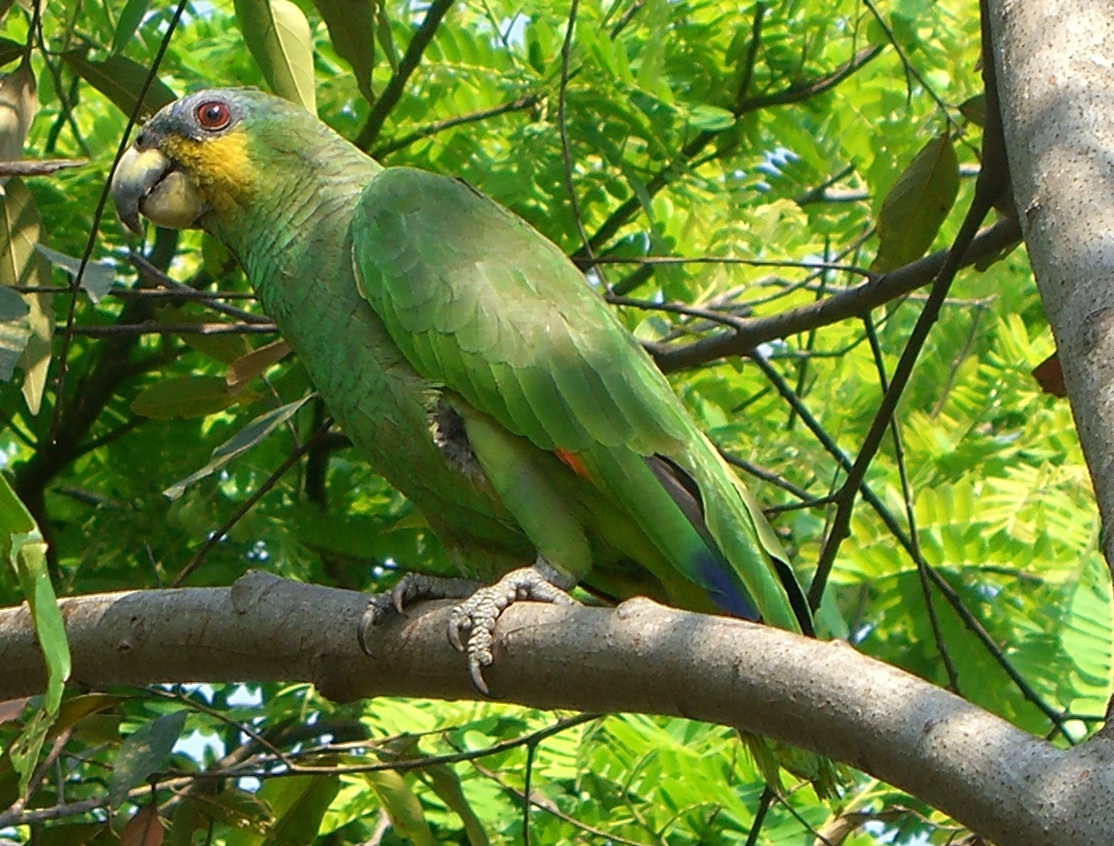
#> input picture AmazonParrot.jpg, 1114 x 846 px, found by its file name
$ jupyter execute ContrastStretch.ipynb
#> lines starting #> are read from the running program, lines starting #| are printed output that depends on the picture
[cell 1]
import matplotlib.pyplot as plt
import matplotlib.image as mpimg     # read in image with mathplotlib
import matplotlib.pylab as pylab
import numpy as np
from PIL import Image
from skimage import data, img_as_ubyte

[cell 2]
im = Image.open("C:/Users/nalindrenn/Desktop/AmazonParrot.jpg")
#> im is the input picture: PIL image 1114x846 RGB; mean R, G, B 100.8, 126, 53.8
im.show()

[cell 3]
def plot_image(image, title=''):
    pylab.title(title,size=20), pylab.imshow(image)
    pylab.axis('off')

def plot_hist(r, g, b, title=''):
    r,g,b = img_as_ubyte(r), img_as_ubyte(g), img_as_ubyte(b)
    pylab.hist(np.array(r).ravel(),bins=256, range=(0,256), color='r', alpha=0.5)
    pylab.hist(np.array(g).ravel(),bins=256, range=(0,256), color='g', alpha=0.5)
    pylab.hist(np.array(b).ravel(),bins=256, range=(0,256), color='b', alpha=0.5)
    pylab.xlabel('pixel value', size=20), pylab.ylabel('frequency',size=20)
    pylab.title(title,size=20)

[cell 4]
im_r, im_g, im_b =im.split()
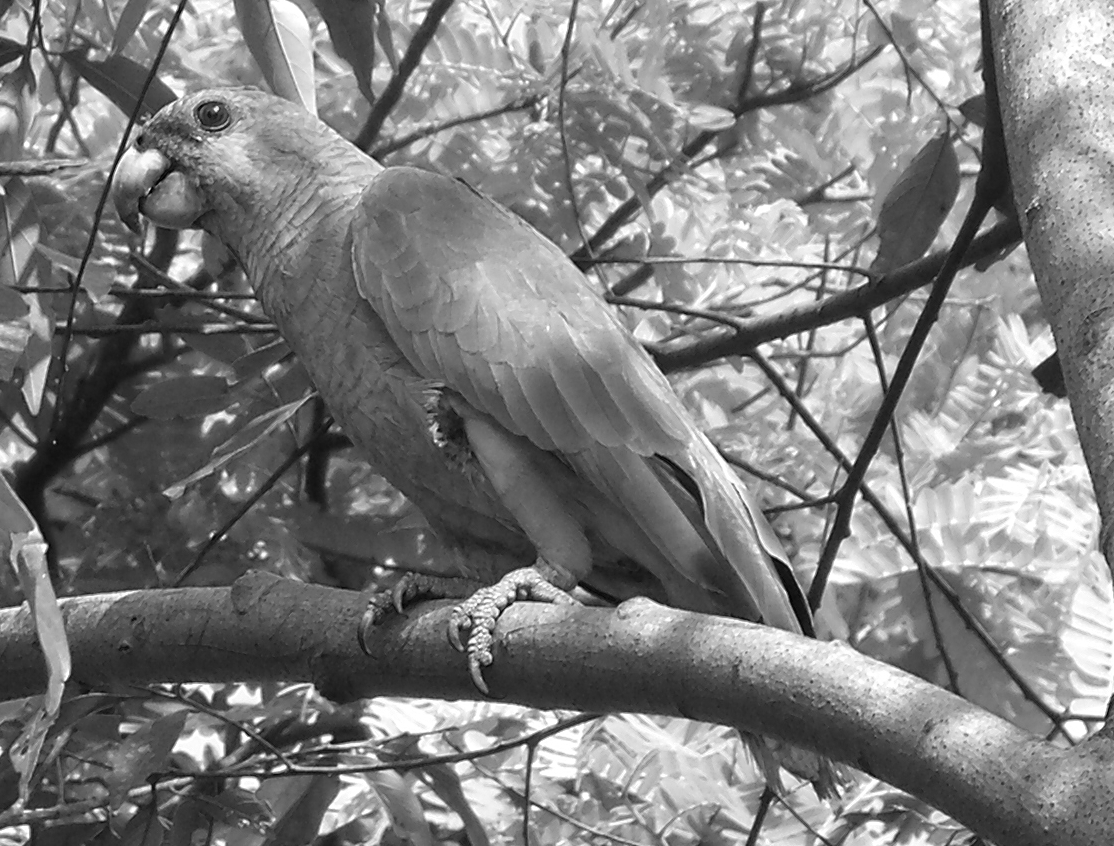
#> im_g: PIL image 1114x846 L; min 0, max 255, mean 126
pylab.style.use('ggplot')
pylab.figure(figsize=(15,5))
pylab.subplot(121),plot_image(im, 'original image')
pylab.subplot(122), plot_hist(im_r,im_g,im_b,'histogram for RGB channels')
pylab.show()
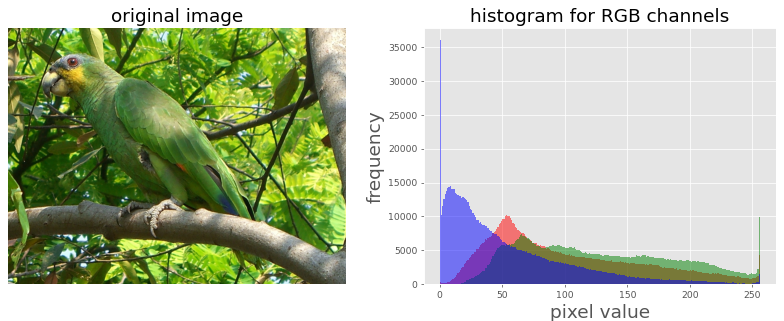
#> figure drawn by matplotlib, 2 panels; panel 2: tallest bar 10161 high, from x = 53 to 54; panel 2: tallest bar 9934 high, from x = 255 to 256; panel 2: tallest bar 36026 high, from x = 0 to 1

[cell 5]
multiBands = im.split()

[cell 6]
def normalizedRed(intensity):
    iI =intensity

    minI = 0
    maxI = 120

    minO = 0
    maxO = 255

    io = (iI-minI)*(((maxO-minO)/(maxI-minI)) + minO)
    return io

[cell 7]
def normalizedGreen(intensity):
    iI =intensity

    minI = 0
    maxI = 120

    minO = 0
    maxO = 255

    io = (iI-minI)*(((maxO-minO)/(maxI-minI)) + minO)
    return io

[cell 8]
def normalizedBlue(intensity):
    iI =intensity

    minI = 0
    maxI = 180

    minO = 0
    maxO = 255

    io = (iI-minI)*(((maxO-minO)/(maxI-minI)) + minO)
    return io

[cell 9]
normalizedRedBand = multiBands[0].point(normalizedRed)
normalizedGreenBand = multiBands[1].point(normalizedGreen)
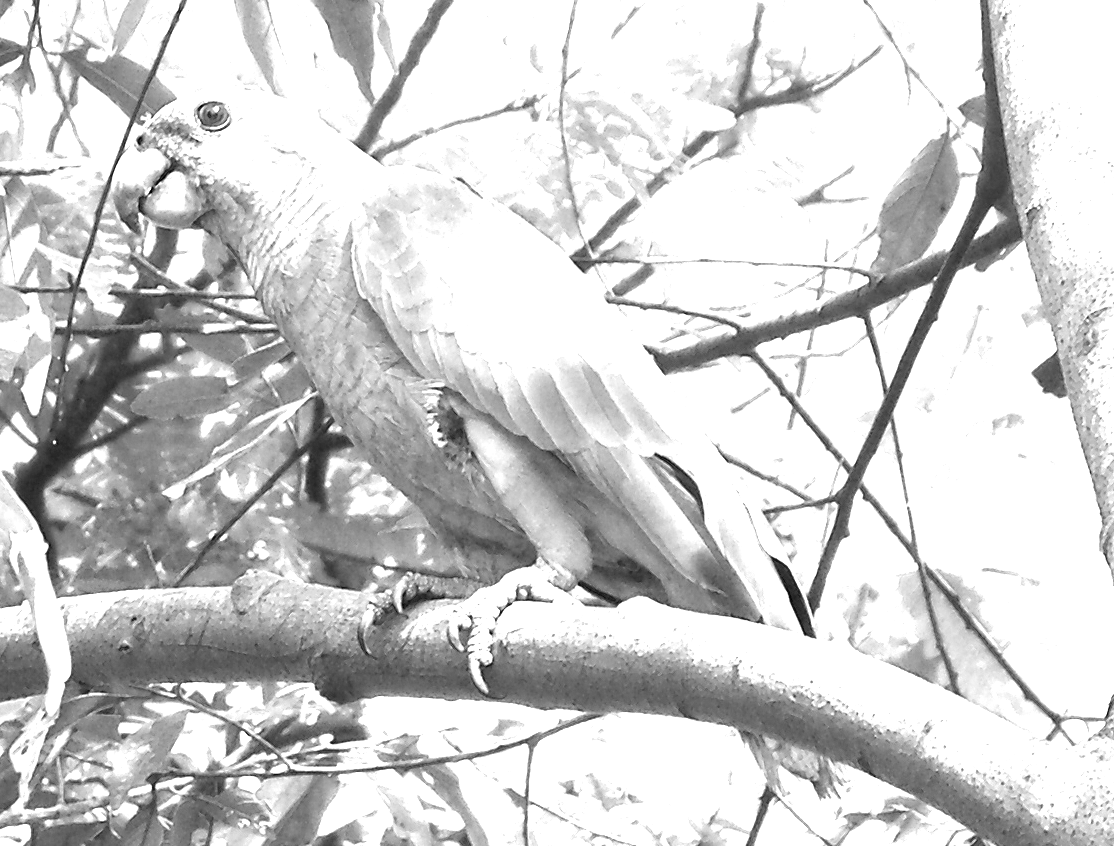
#> normalizedGreenBand: PIL image 1114x846 L; min 0, max 255, mean 206.9
normalizedBlueBand = multiBands[2].point(normalizedBlue)
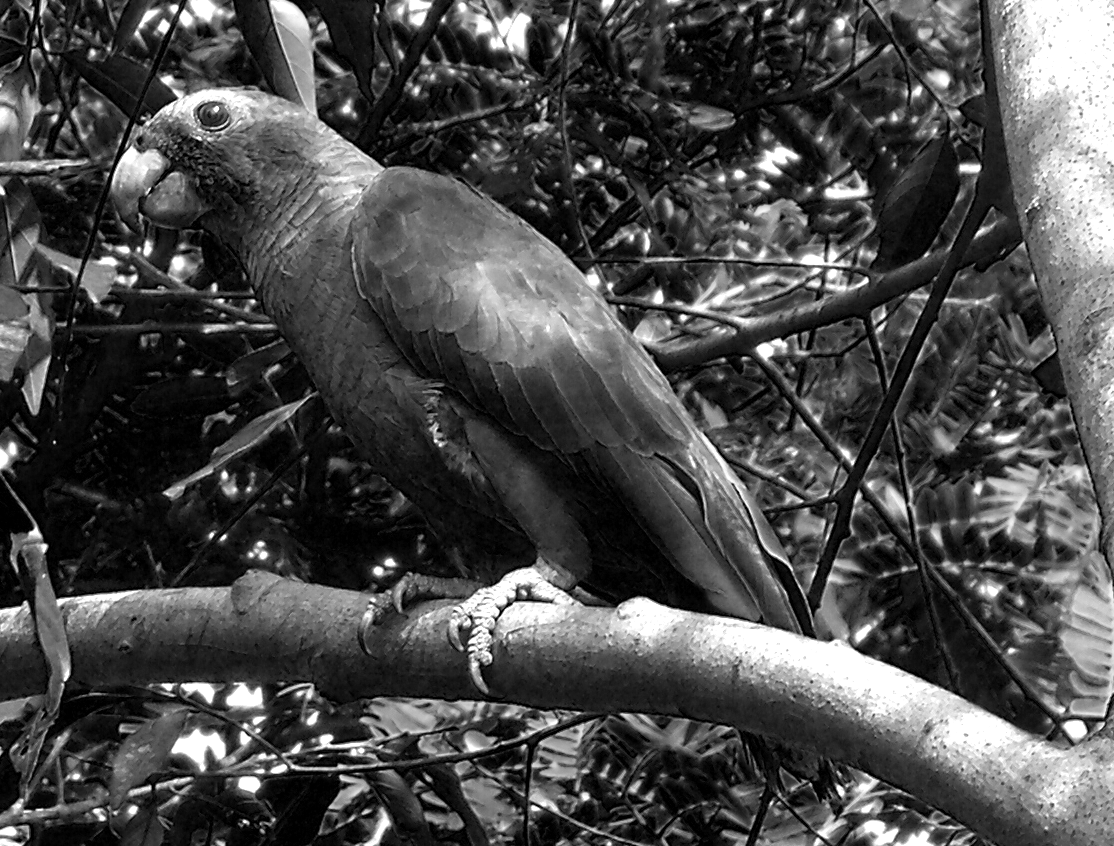
#> normalizedBlueBand: PIL image 1114x846 L; min 0, max 255, mean 75

normalizedImage=Image.merge("RGB",(normalizedRebBand, normalizedGreenBand, normalizedBlueBand))

[cell 10]
normalizedImage=Image.merge("RGB",(normalizedRedBand, normalizedGreenBand, normalizedBlueBand))
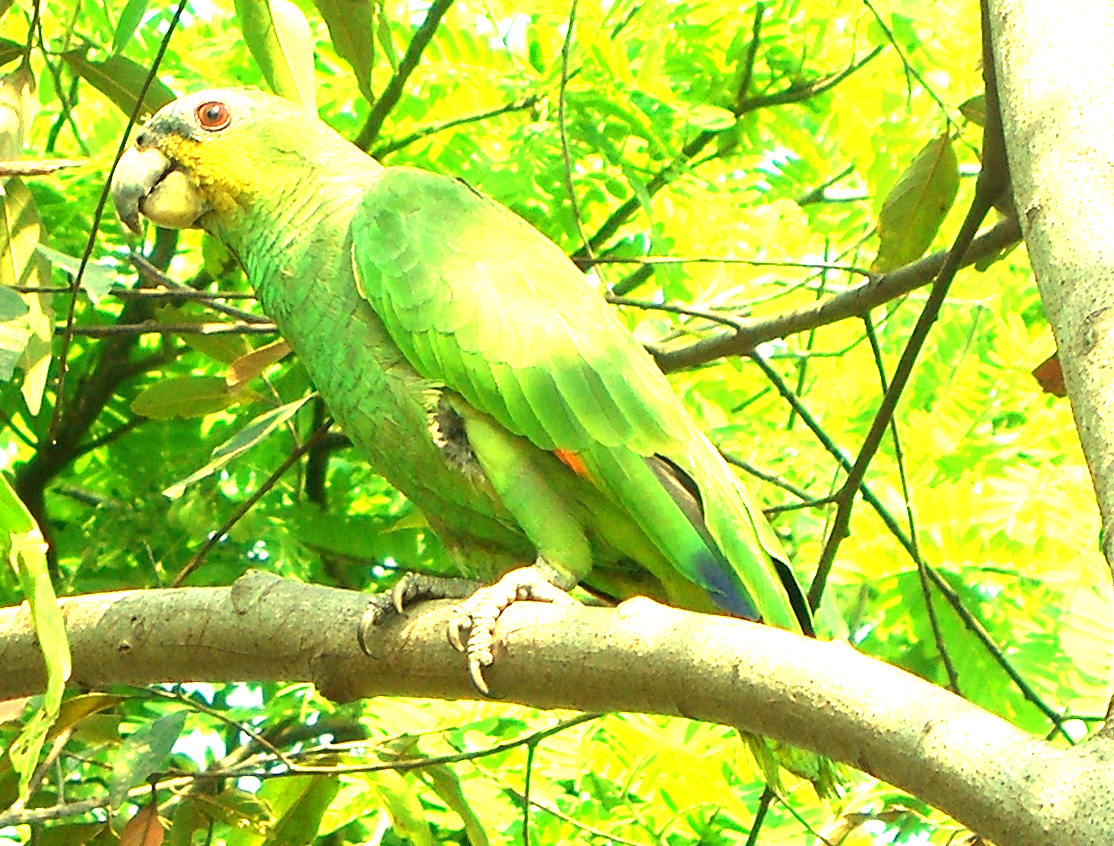
#> normalizedImage: PIL image 1114x846 RGB; mean R, G, B 176, 206.9, 75

$ run again, with IMG_4781.JPG copied over AmazonParrot.jpg
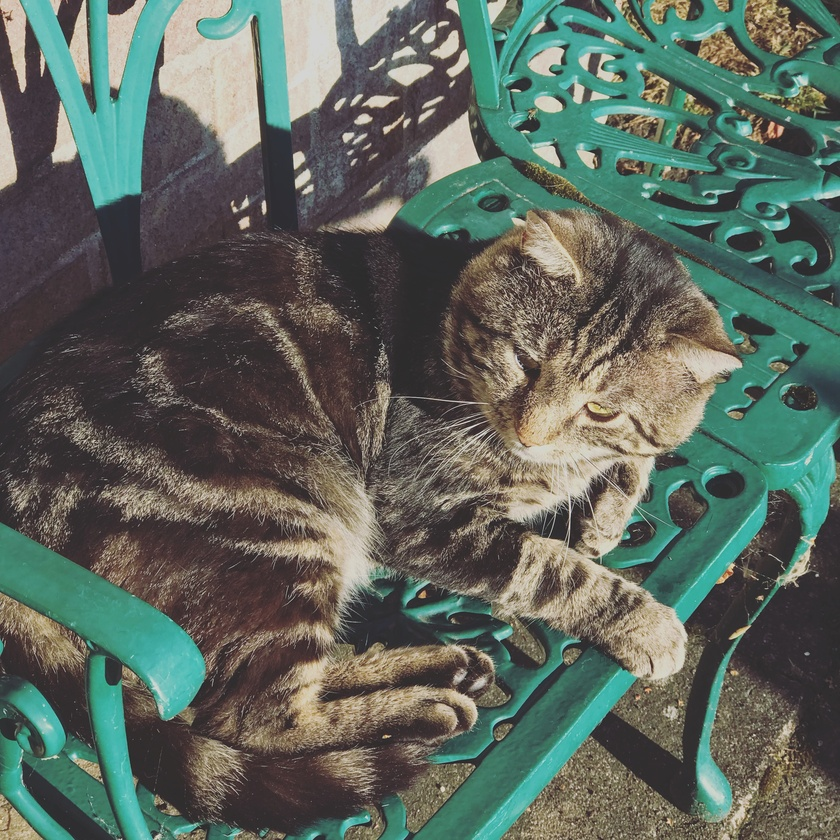
#> input picture IMG_4781.JPG, 840 x 840 px, shrunk from 3024 x 3024 before the run, found by its file name
#> im is the input picture: PIL image 840x840 RGB; mean R, G, B 93.1, 103.8, 94.4
#> `normalizedBlueBand = multiBands[2].point(normalizedBlue)`:
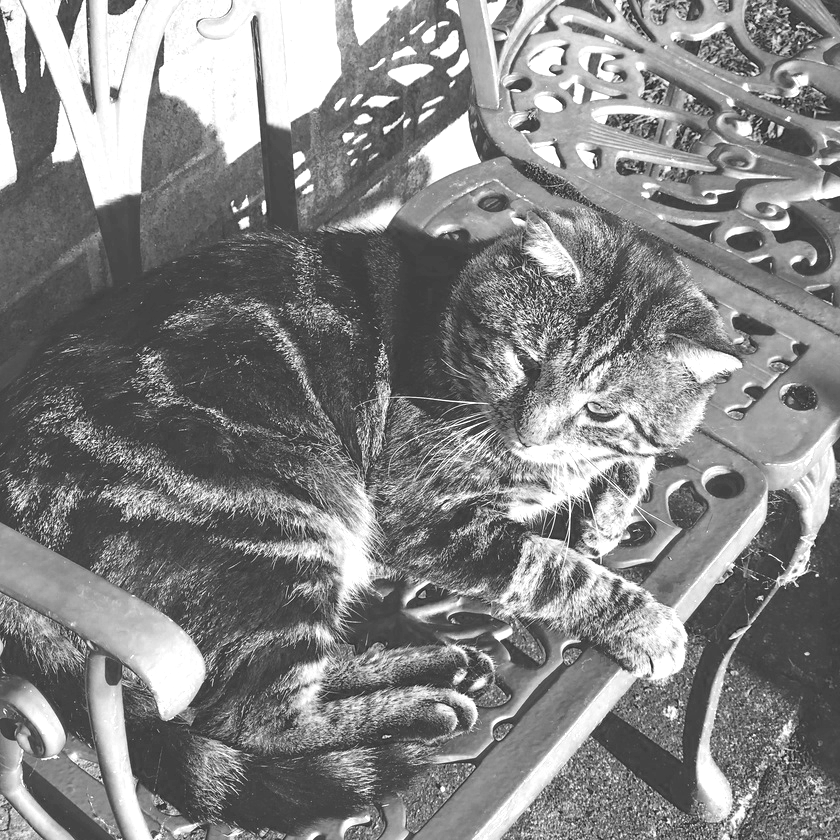
#> normalizedBlueBand: PIL image 840x840 L; min 14, max 255, mean 132.6
#> `normalizedImage=Image.merge("RGB",(normalizedRedBand, normalizedGreenB..`:
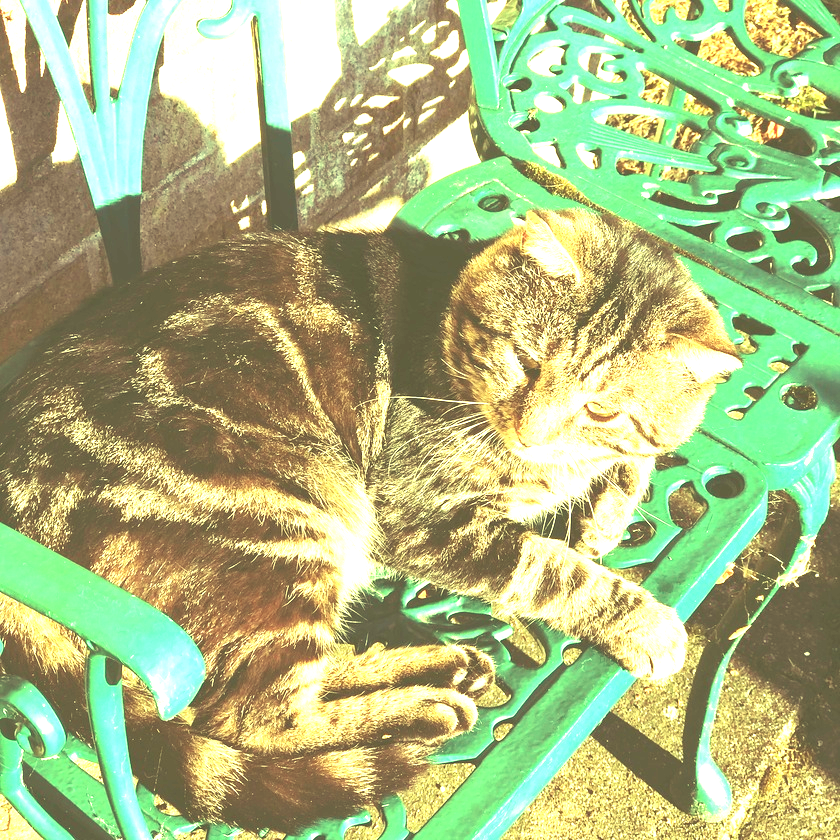
#> normalizedImage: PIL image 840x840 RGB; mean R, G, B 172.1, 186.2, 132.6

$ run again, with IMG_4785.jpg copied over AmazonParrot.jpg
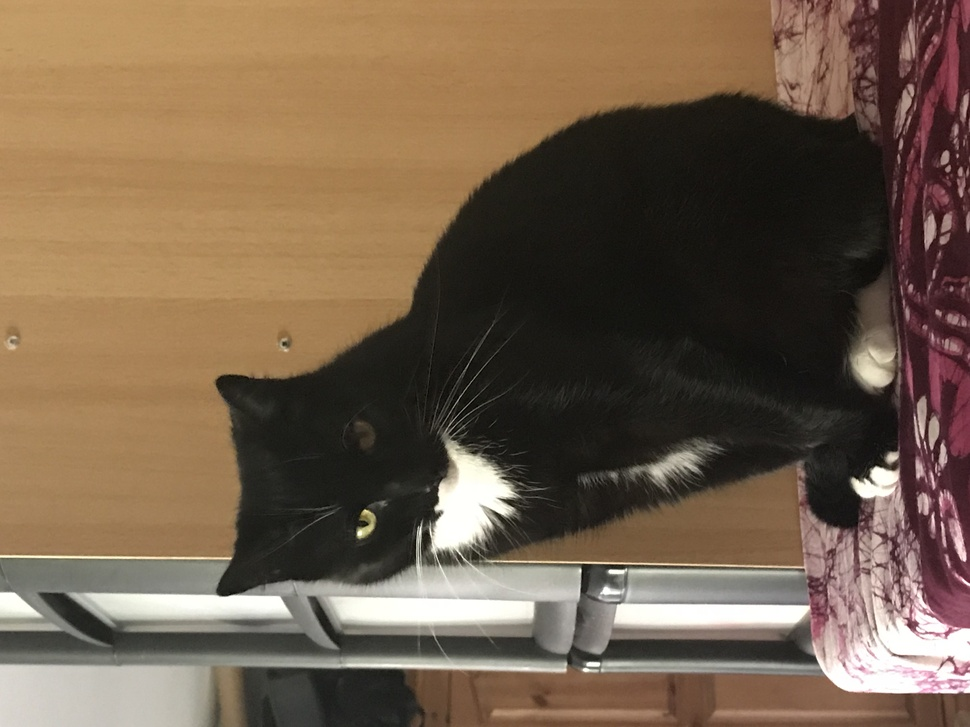
#> input picture IMG_4785.jpg, 970 x 727 px, shrunk from 4032 x 3024 before the run, found by its file name
#> im is the input picture: PIL image 970x727 RGB; mean R, G, B 115.8, 95.8, 75.9
#> `normalizedBlueBand = multiBands[2].point(normalizedBlue)`:
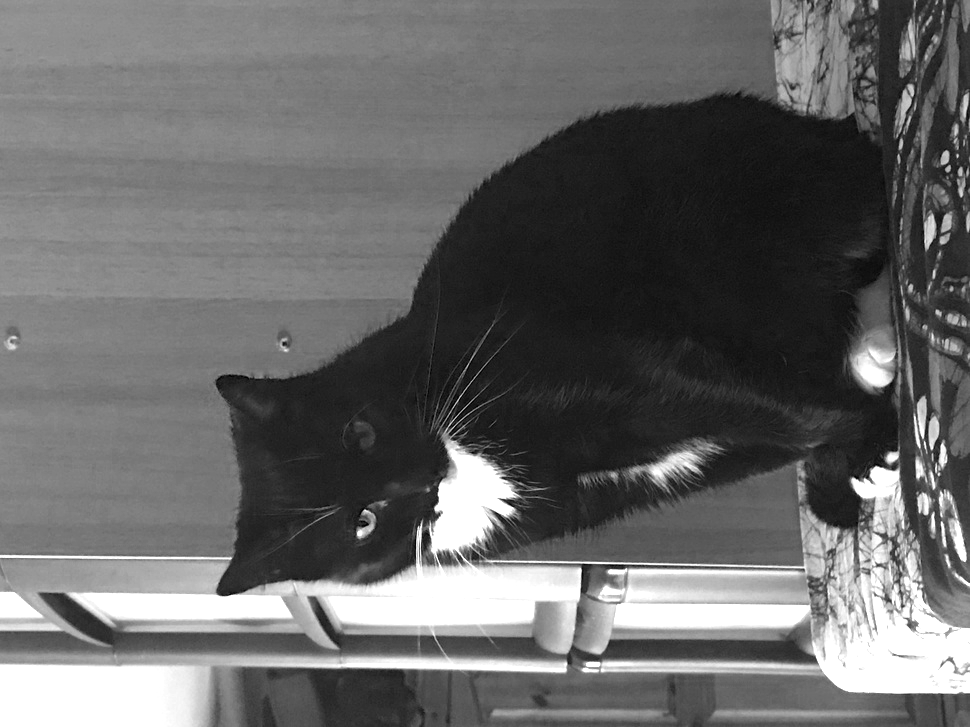
#> normalizedBlueBand: PIL image 970x727 L; min 0, max 255, mean 103.9
#> `normalizedImage=Image.merge("RGB",(normalizedRedBand, normalizedGreenB..`:
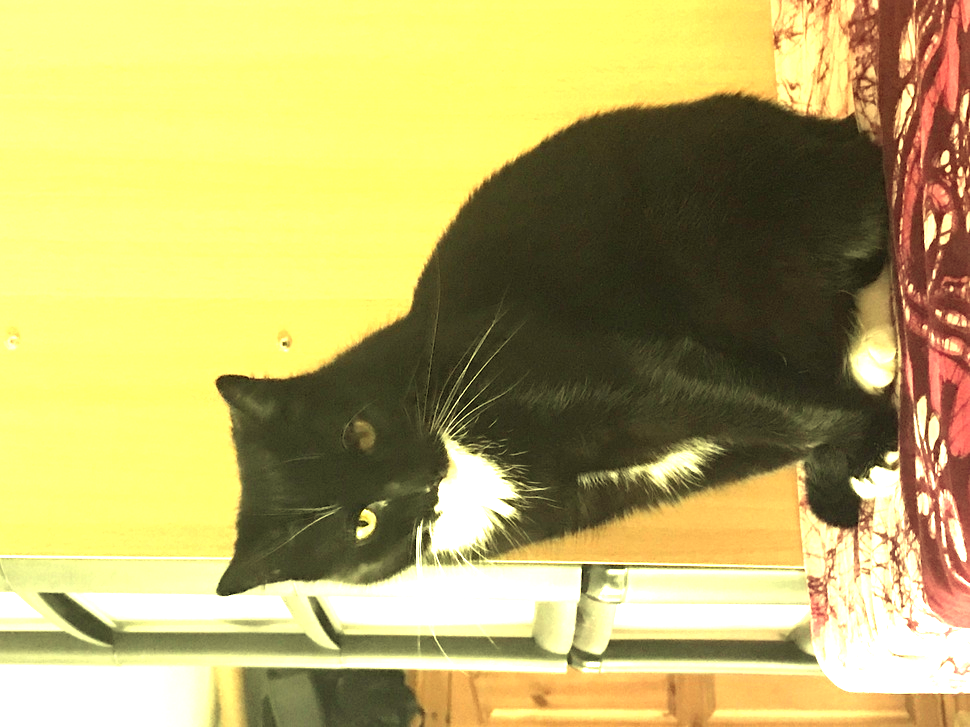
#> normalizedImage: PIL image 970x727 RGB; mean R, G, B 184.8, 174.1, 103.9
